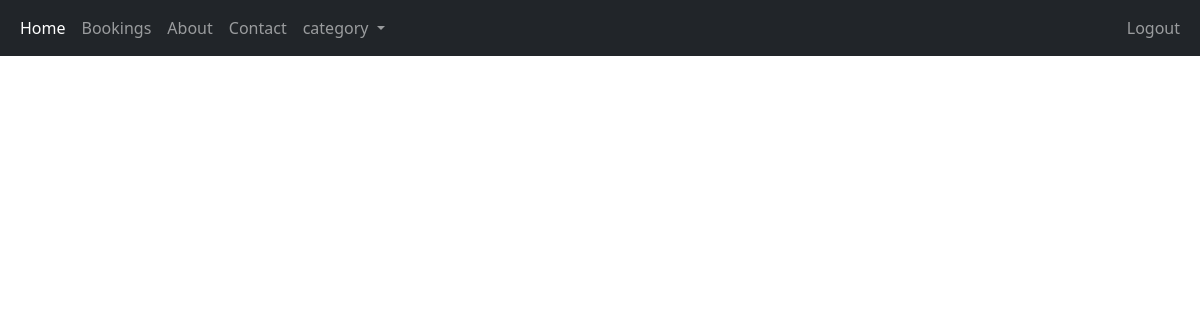
/view_cart (signed in), run on an earlier commit of the app's database.
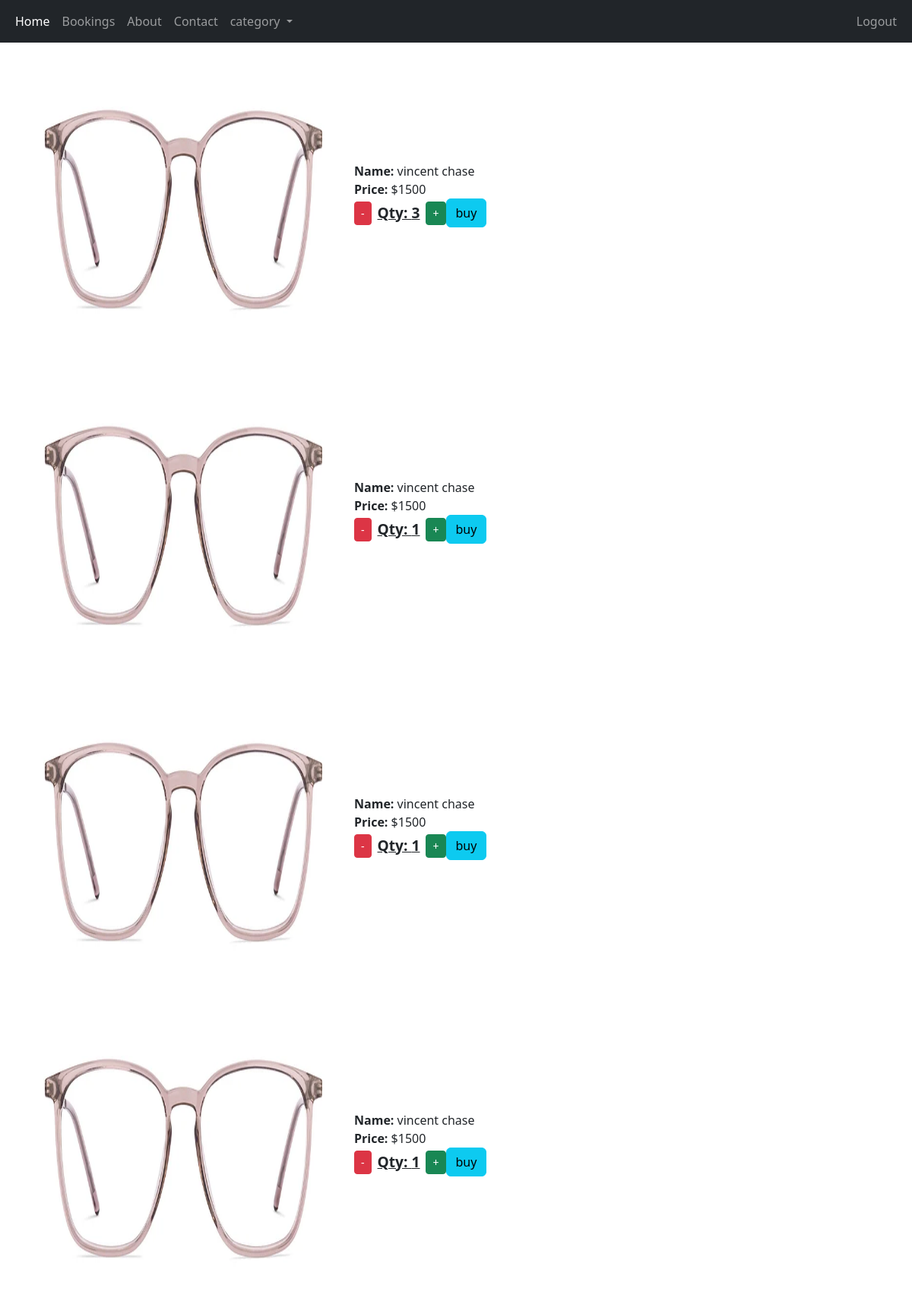
And on a later commit of the database.
### app/models.py (models this page shows)
class Cart(models.Model):
    Product=models.ForeignKey(product,on_delete=models.CASCADE)
    user=models.ForeignKey(User,on_delete=models.CASCADE)
    qty=models.IntegerField()

class product(models.Model):
    pid=models.TextField()
    name=models.TextField()
    dis=models.TextField()
    price=models.IntegerField()
    offer_price=models.IntegerField()
    img = models.FileField()
    category = models.ForeignKey(Category, on_delete=models.CASCADE)

### app/views.py (the view)
# urls.py: path('view_cart',views.view_cart),
def view_cart(req):
    user=User.objects.get(username=req.session['user'])
    data=Cart.objects.filter(user=user)
    return render(req,'user/cart.html',{'cart':data})

### template/user/cart.html (shortened to what this page needs)
<!DOCTYPE html>
<html lang="en">
<head>
    <link href="https://cdn.jsdelivr.net/npm/bootstrap@5.3.3/dist/css/bootstrap.min.css" rel="stylesheet">
</head>
<body>
    <nav class="navbar navbar-expand-sm bg-dark navbar-dark">
        <div class="container-fluid">
          <ul class="navbar-nav me-auto">
            <li class="nav-item">
              <a class="nav-link active" href="/">Home</a>
            </li>
            <li class="nav-item">
              <a class="nav-link" href="../bookings">Bookings</a>
            </li>
            <li class="nav-item">
              <a class="nav-link" href="../about">About</a>
            </li>
            <li class="nav-item">
              <a class="nav-link" href="../contact">Contact</a>
            </li>
            <li class="nav-item dropdown">
              <a href="#" class="nav-link dropdown-toggle" id="navbarDropdown" role="button" data-bs-toggle="dropdown"
                aria-expanded="false">
                category
              </a>
            </li>
          </ul>
          <ul class="navbar-nav ms-auto">
            <li class="nav-item">
              <a class="nav-link" href="../logout">Logout</a>
            </li>
          </ul>
        </div>
      </nav>
    <div class="container">
        <div class="row">
            {% for i in cart %}
            <div class="col-lg-12 mb-3">
                <div class="d-flex align-items-center">
                    <img src="{{i.Product.img.url}}" style="width: 400px; height: 400px;" alt="">
                    <div class="ms-4">
                        <div><strong>Name:</strong> {{i.Product.name}}</div>
                        <div><strong>Price:</strong> ${{i.Product.offer_price}}</div>
                        <div class="d-flex align-items-center">
                            <a href="qty_dec/{{i.pk}}" class="btn btn-danger btn-sm me-2">-</a>
                            <span class="qty-text">Qty: {{i.qty}}</span>
                            <a href="qty_in/{{i.pk}}" class="btn btn-success btn-sm ms-2">+</a>
                          <a href="cart_pro_buy/{{i.pk}}" class="btn btn-info">buy</a>
                        </div>
                    </div>
                </div>
            </div>
            {% endfor %}
        </div>
    </div>
</body>
</html>

What changed in the data, as far as the page shows it:
added Cart: Product.img (picture), Product.name "vincent chase", Product.offer_price "1500", qty "3"
added Cart: Product.img (picture), Product.name "vincent chase", Product.offer_price "1500", qty "1"
added Cart: Product.img (picture), Product.name "vincent chase", Product.offer_price "1500", qty "1"
added Cart: Product.img (picture), Product.name "vincent chase", Product.offer_price "1500", qty "1"
